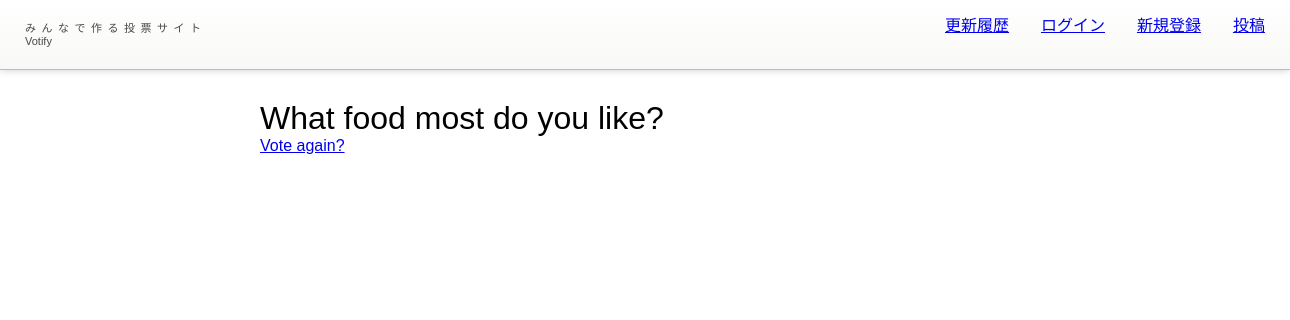
Page /2/results/ on the earlier database version.
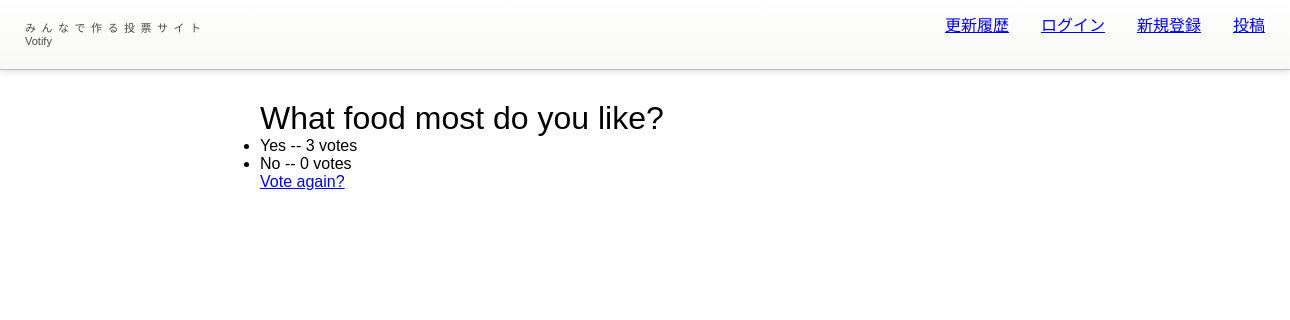
Same page on the later database version.
### polls/models.py (models this page shows, shortened)
class Choice(models.Model):
    question = models.ForeignKey(Question, on_delete=models.CASCADE)
    choice_text = models.CharField(max_length=200)
    votes = models.IntegerField(default=0)
    created_at = models.DateTimeField(auto_now_add=True)
    updated_at = models.DateTimeField(auto_now=True)

### polls/views.py (the view)
# urls.py: path('<int:pk>/results/', views.ResultsView.as_view(), name='results'),
class ResultsView(generic.DetailView):
    model = Question
    template_name = 'polls/results.html'

### polls/templates/polls/results.html (shortened to what this page needs)
{% extends 'base.html' %}
{% block content %}
<h1>{{ question.question_text }}</h1>
<ul>
{% for choice in question.choice_set.all %}
    <li>{{ choice.choice_text }} -- {{ choice.votes }} vote{{ choice.votes|pluralize }}</li>
{% endfor %}
</ul>
<a href="{% url 'polls:detail' question.id %}">Vote again?</a>
{% endblock %}

Differences in the rows shown:
now on this page (row edited): Choice: choice_text "Yes", votes "3"
added Choice: choice_text "No", votes "0"
